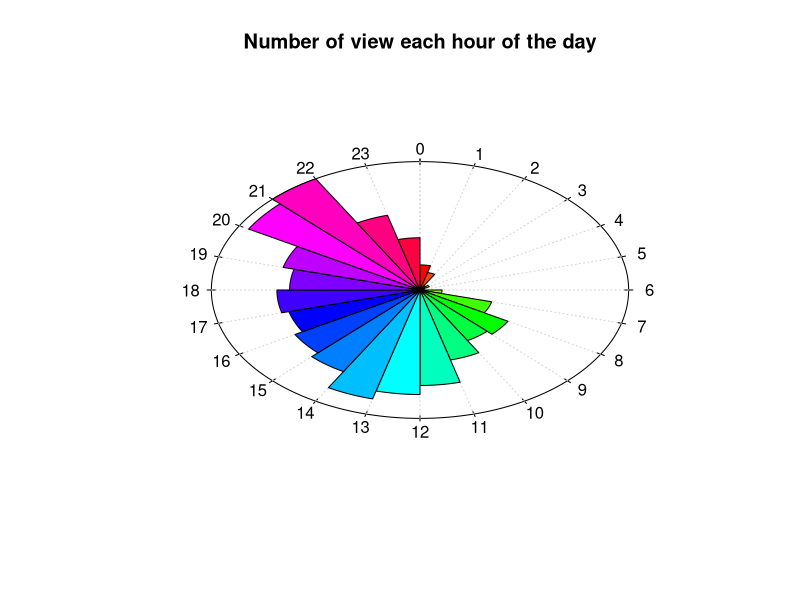

The R script that drew this image: (Note: this script raises an error after producing the figure.)
library(readr)
library(dplyr)
library(lubridate)
library(ggplot2)
library(gridExtra)
library(cowplot)
library(gridGraphics)
library(tidyverse)
library(RColorBrewer)


#----------------------------------------------------------
#Number of views per each hour a of the day
#---------------------------------------------------------------------------------

dataset <- read_csv("videos.csv")

jhds <- mutate(dataset, just_hour = hour(dataset$hour))

nov_in_time <- jhds %>%
  group_by(just_hour) %>% 
  summarise(time = n())

x = c(nov_in_time$time)

# Clock plot function
clock.plot <- function (x, col = rainbow(n), ...) {
  if( min(x)<0 ) x <- x - min(x)
  if( max(x)>1 ) x <- x/max(x)
  n <- length(x)
  if(is.null(names(x))) names(x) <- 0:(n-1)
  m <- 1.5
  plot(0, type = 'n', xlim = c(-m,m), ylim = c(-m,m), axes = F, xlab = '', ylab = '', ...)
  a <- pi/2 - 2*pi/200*0:200
  polygon( cos(a), sin(a) )
  v <- .02
  a <- pi/2 - 2*pi/n*0:n
  segments( (1+v)*cos(a), (1+v)*sin(a), (1-v)*cos(a), (1-v)*sin(a) )
  segments( cos(a), sin(a),0, 0, col = 'light grey', lty = 3) 
  ca <- -2*pi/n*(0:50)/50
  for (i in 1:n) {
    a <- pi/2 - 2*pi/n*(i-1)
    b <- pi/2 - 2*pi/n*i
    polygon( c(0, x[i]*cos(a+ca), 0), c(0, x[i]*sin(a+ca), 0), col=col[i] )
    v <- .1
    text((1+v)*cos(a), (1+v)*sin(a), names(x)[i])
  }
  p1 <- recordPlot()
  return (p1)
}

# Use the function on the created data
p <- clock.plot(x, main = "Number of view each hour of the day")



#----------------------------------------------------------
#Number of vews per video
#---------------------------------------------------------------------------------

nov_per_video <- dataset %>% group_by(episode) %>%
                    summarise(nov = n())



# Let's create a vector of data:
my_vector=c(nov_per_video$nov)
names(my_vector)=paste("episode: ", c(nov_per_video$episode),sep="")

#create color palette:

# plot
par(mar=c(7,3,3,3))
a=barplot(my_vector, col=coul , las=1, names.arg="") 
text(a[,1], -30, srt = 60, adj= 1, xpd = TRUE, labels = names(my_vector) , cex=1.2)

p2 <- recordPlot()

plot_grid(p, p2, ncol = 1, align = 'v')

#----------------------------------------------------------
## Number of logged vs number of unknown users
#-------------------------------------------------------------------


users <- jhds %>%
  group_by(logged, episode) %>% 
  summarise(nov = n())

users_spreaded <- spread(users, logged, nov )

ggplot(data=users, aes(x=episode, y=nov, fill=logged)) +
  labs(x="Episode", y = "Number of Views", fill="Logged") +
  geom_bar(stat="identity", position=position_dodge())+
  scale_fill_brewer(palette="Set2") +
  
  theme_minimal()


#---------------------------------------------------------------
#Episode watching time
#--------------------------------------------------------------------

watching_time <- dataset %>%
                  group_by(episode) %>%
                    summarise(average = mean(watchingTime), duration_corrected = mean(duration))

watching_time <- mutate(watching_time, percentage = (watching_time$average / watching_time$duration_corrected) * 100)



# make data
data=data.frame(group=watching_time$episode , value=watching_time$percentage )




#---------------------------------------------------------------
#Where the most people stopped watching
#--------------------------------------------------------------------
stopped <- spread(dataset, episode, watchingTime )

stopped <- dataset[,c(7,9,10)]

stopped <- mutate(stopped, percentage = round((stopped$watchingTime / stopped$duration) * 100) )

how_much <- stopped %>%
              group_by(episode, percentage) %>%
                summarise(value = n())

first = filter(how_much, episode == 1)
second = filter(how_much, episode == 2)
third = filter(how_much, episode == 3)
four = filter(how_much, episode == 4)
five = filter(how_much, episode == 5)
six = filter(how_much, episode == 6)
seven = filter(how_much, episode == 7)
eight = filter(how_much, episode == 8)
nine = filter(how_much, episode == 9)
ten = filter(how_much, episode == 10)
eleven = filter(how_much, episode == 11)
twelve = filter(how_much, episode == 12)
thirteen = filter(how_much, episode == 13)



p1<-ggplot(first, aes(x=percentage, y=value)) +
  geom_line(aes(color=episode))+
  labs(x="Video Length [%]", y = "Users")+
  theme_minimal() +
  theme(legend.position="none") 




p2<-ggplot(second,aes(x=percentage, y=value)) +
  geom_line(aes(color=episode))+
  geom_point(aes(color=episode))


p3<-ggplot(third, aes(x=percentage, y=value)) +
  geom_line(aes(color=episode))+
  geom_point(aes(color=episode))


p4<-ggplot(four,aes(x=percentage, y=value)) +
  geom_line(aes(color=episode))+
  geom_point(aes(color=episode))


p5<-ggplot(five, aes(x=percentage, y=value)) +
  geom_line(aes(color=episode))+
  geom_point(aes(color=episode))


p6<-ggplot(six, aes(x=percentage, y=value)) +
  geom_line(aes(color=episode))+
  geom_point(aes(color=episode))


p7<-ggplot(seven, aes(x=percentage, y=value)) +
  geom_line(aes(color=episode))+
  geom_point(aes(color=episode))


p8<-ggplot(eight, aes(x=percentage, y=value)) +
  geom_line(aes(color=episode))+
  geom_point(aes(color=episode))



p9<-ggplot(nine, aes(x=percentage, y=value)) +
  geom_line(aes(color=episode))+
  geom_point(aes(color=episode))


p10<-ggplot(ten, aes(x=percentage, y=value)) +
  geom_line(aes(color=episode))+
  geom_point(aes(color=episode))


p11<-ggplot(eleven, aes(x=percentage, y=value)) +
  geom_line(aes(color=episode))+
  geom_point(aes(color=episode))


p12<-ggplot(twelve, aes(x=percentage, y=value)) +
  geom_line(aes(color=episode))+
  geom_point(aes(color=episode))


p13<-ggplot(thirteen, aes(x=percentage, y=value)) +
  geom_line(aes(color=episode))+
  geom_point(aes(color=episode))
